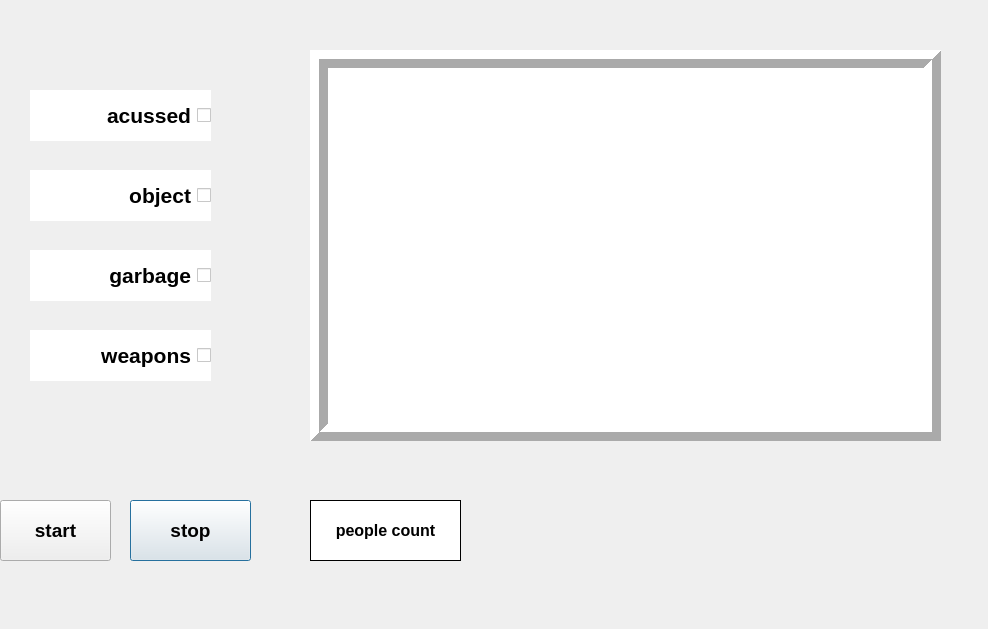
<?xml version="1.0" encoding="UTF-8"?>
<ui version="4.0">
 <class>Dialog</class>
 <widget class="QDialog" name="Dialog">
  <property name="geometry">
   <rect>
    <x>0</x>
    <y>0</y>
    <width>988</width>
    <height>629</height>
   </rect>
  </property>
  <property name="font">
   <font>
    <weight>75</weight>
    <bold>true</bold>
   </font>
  </property>
  <property name="windowTitle">
   <string>videocv</string>
  </property>
  <property name="layoutDirection">
   <enum>Qt::RightToLeft</enum>
  </property>
  <property name="autoFillBackground">
   <bool>true</bool>
  </property>
  <property name="styleSheet">
   <string notr="true"/>
  </property>
  <widget class="QPushButton" name="Startbutton">
   <property name="geometry">
    <rect>
     <x>130</x>
     <y>500</y>
     <width>121</width>
     <height>61</height>
    </rect>
   </property>
   <property name="font">
    <font>
     <pointsize>14</pointsize>
     <weight>75</weight>
     <bold>true</bold>
    </font>
   </property>
   <property name="autoFillBackground">
    <bool>true</bool>
   </property>
   <property name="styleSheet">
    <string notr="true"/>
   </property>
   <property name="text">
    <string>stop</string>
   </property>
  </widget>
  <widget class="QPushButton" name="Stopbutton">
   <property name="geometry">
    <rect>
     <x>0</x>
     <y>500</y>
     <width>111</width>
     <height>61</height>
    </rect>
   </property>
   <property name="font">
    <font>
     <pointsize>14</pointsize>
     <weight>75</weight>
     <bold>true</bold>
    </font>
   </property>
   <property name="autoFillBackground">
    <bool>true</bool>
   </property>
   <property name="styleSheet">
    <string notr="true"/>
   </property>
   <property name="text">
    <string>start</string>
   </property>
  </widget>
  <widget class="QLabel" name="label">
   <property name="geometry">
    <rect>
     <x>270</x>
     <y>60</y>
     <width>591</width>
     <height>381</height>
    </rect>
   </property>
   <property name="text">
    <string/>
   </property>
  </widget>
  <widget class="QFrame" name="frame">
   <property name="geometry">
    <rect>
     <x>310</x>
     <y>50</y>
     <width>631</width>
     <height>391</height>
    </rect>
   </property>
   <property name="styleSheet">
    <string notr="true">background-color: rgb(0, 0, 0);
background-color: rgb(255, 255, 255);</string>
   </property>
   <property name="frameShape">
    <enum>QFrame::Box</enum>
   </property>
   <property name="frameShadow">
    <enum>QFrame::Raised</enum>
   </property>
   <property name="lineWidth">
    <number>9</number>
   </property>
  </widget>
  <widget class="QLabel" name="peoplecount">
   <property name="geometry">
    <rect>
     <x>310</x>
     <y>500</y>
     <width>151</width>
     <height>61</height>
    </rect>
   </property>
   <property name="font">
    <font>
     <pointsize>12</pointsize>
     <weight>75</weight>
     <bold>true</bold>
    </font>
   </property>
   <property name="styleSheet">
    <string notr="true">background-color: rgb(255, 255, 255);</string>
   </property>
   <property name="frameShape">
    <enum>QFrame::Box</enum>
   </property>
   <property name="text">
    <string>people count</string>
   </property>
   <property name="alignment">
    <set>Qt::AlignCenter</set>
   </property>
  </widget>
  <widget class="QCheckBox" name="acusseddetection">
   <property name="geometry">
    <rect>
     <x>30</x>
     <y>90</y>
     <width>181</width>
     <height>51</height>
    </rect>
   </property>
   <property name="font">
    <font>
     <pointsize>16</pointsize>
     <weight>75</weight>
     <bold>true</bold>
    </font>
   </property>
   <property name="layoutDirection">
    <enum>Qt::RightToLeft</enum>
   </property>
   <property name="styleSheet">
    <string notr="true">border-color: rgb(0, 0, 0);
background-color: rgb(255, 255, 255);</string>
   </property>
   <property name="text">
    <string>acussed</string>
   </property>
  </widget>
  <widget class="QCheckBox" name="object">
   <property name="geometry">
    <rect>
     <x>30</x>
     <y>170</y>
     <width>181</width>
     <height>51</height>
    </rect>
   </property>
   <property name="font">
    <font>
     <pointsize>16</pointsize>
     <weight>75</weight>
     <bold>true</bold>
    </font>
   </property>
   <property name="styleSheet">
    <string notr="true">background-color: rgb(255, 255, 255);
border-color: rgb(0, 0, 0);</string>
   </property>
   <property name="text">
    <string>object</string>
   </property>
  </widget>
  <widget class="QCheckBox" name="garbage">
   <property name="geometry">
    <rect>
     <x>30</x>
     <y>250</y>
     <width>181</width>
     <height>51</height>
    </rect>
   </property>
   <property name="font">
    <font>
     <pointsize>16</pointsize>
     <weight>75</weight>
     <bold>true</bold>
    </font>
   </property>
   <property name="styleSheet">
    <string notr="true">background-color: rgb(255, 255, 255);
border-color: rgb(0, 0, 0);</string>
   </property>
   <property name="text">
    <string>garbage</string>
   </property>
  </widget>
  <widget class="QCheckBox" name="weapons">
   <property name="geometry">
    <rect>
     <x>30</x>
     <y>330</y>
     <width>181</width>
     <height>51</height>
    </rect>
   </property>
   <property name="font">
    <font>
     <pointsize>16</pointsize>
     <weight>75</weight>
     <bold>true</bold>
    </font>
   </property>
   <property name="styleSheet">
    <string notr="true">background-color: rgb(255, 255, 255);
border-color: rgb(0, 0, 0);</string>
   </property>
   <property name="text">
    <string>weapons</string>
   </property>
  </widget>
 </widget>
 <resources/>
 <connections/>
</ui>
